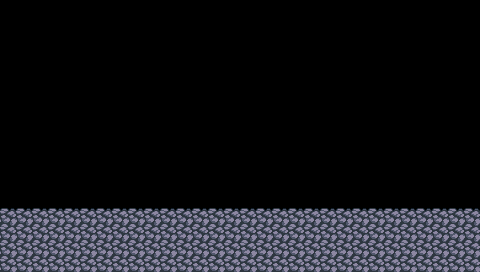

A 2D game scene composited from a Tiled map and its tileset images. What follows is a short description and the map's XML, with every tile layer's data as written:
An orthogonal 30x17 tile map with 16x16 px tiles, 2 tile layers (crystal, cobblestone).

<map version="1.0" tiledversion="1.1.1" orientation="orthogonal" renderorder="right-down" width="30" height="17" tilewidth="16" tileheight="16" infinite="0" nextobjectid="1">
 <tileset firstgid="1" source="../../tiles/cobblestone.tsx" />
 <layer name="crystal" width="30" height="17">
  <data encoding="csv">
0,0,0,0,0,0,0,0,0,0,0,0,0,0,0,0,0,0,0,0,0,0,0,0,0,0,0,0,0,0,
0,0,0,0,0,0,0,0,0,0,0,0,0,0,0,0,0,0,0,0,0,0,0,0,0,0,0,0,0,0,
0,0,0,0,0,0,0,0,0,0,0,0,0,0,0,0,0,0,0,0,0,0,0,0,0,0,0,0,0,0,
0,0,0,0,0,0,0,0,0,0,0,0,0,0,0,0,0,0,0,0,0,0,0,0,0,0,0,0,0,0,
0,0,0,0,0,0,0,0,0,0,0,0,0,0,0,0,0,0,0,0,0,0,0,0,0,0,0,0,0,0,
0,0,0,0,0,0,0,0,0,0,0,0,0,0,0,0,0,0,0,0,0,0,0,0,0,0,0,0,0,0,
0,0,0,0,0,0,0,0,0,0,0,0,0,0,0,0,0,0,0,0,0,0,0,0,0,0,0,0,0,0,
0,0,0,0,0,0,0,0,0,0,0,0,0,0,0,0,0,0,0,0,0,0,0,0,0,0,0,0,0,0,
0,0,0,0,0,0,0,0,0,0,0,0,0,0,0,0,0,0,0,0,0,0,0,0,0,0,0,0,0,0,
0,0,0,0,0,0,0,0,0,0,0,0,0,0,0,0,0,0,0,0,0,0,0,0,0,0,0,0,0,0,
0,0,0,0,0,0,0,0,0,0,0,0,0,0,0,0,0,0,0,0,0,0,0,0,0,0,0,0,0,0,
0,0,0,0,0,0,0,0,0,0,0,0,0,0,0,0,0,0,0,0,0,0,0,0,0,0,0,0,0,0,
0,0,0,0,0,0,0,0,0,0,0,0,0,0,0,0,0,0,0,0,0,0,0,0,0,0,0,0,0,0,
0,0,0,0,0,0,0,0,0,0,0,0,0,0,0,0,0,0,0,0,0,0,0,0,0,0,0,0,0,0,
0,0,0,0,0,0,0,0,0,0,0,0,0,0,0,0,0,0,0,0,0,0,0,0,0,0,0,0,0,0,
0,0,0,0,0,0,0,0,0,0,0,0,0,0,0,0,0,0,0,0,0,0,0,0,0,0,0,0,0,0,
0,0,0,0,0,0,0,0,0,0,0,0,0,0,0,0,0,0,0,0,0,0,0,0,0,0,0,0,0,0
</data>
 </layer>
 <layer name="cobblestone" width="30" height="17">
  <data encoding="csv">
0,0,0,0,0,0,0,0,0,0,0,0,0,0,0,0,0,0,0,0,0,0,0,0,0,0,0,0,0,0,
0,0,0,0,0,0,0,0,0,0,0,0,0,0,0,0,0,0,0,0,0,0,0,0,0,0,0,0,0,0,
0,0,0,0,0,0,0,0,0,0,0,0,0,0,0,0,0,0,0,0,0,0,0,0,0,0,0,0,0,0,
0,0,0,0,0,0,0,0,0,0,0,0,0,0,0,0,0,0,0,0,0,0,0,0,0,0,0,0,0,0,
0,0,0,0,0,0,0,0,0,0,0,0,0,0,0,0,0,0,0,0,0,0,0,0,0,0,0,0,0,0,
0,0,0,0,0,0,0,0,0,0,0,0,0,0,0,0,0,0,0,0,0,0,0,0,0,0,0,0,0,0,
0,0,0,0,0,0,0,0,0,0,0,0,0,0,0,0,0,0,0,0,0,0,0,0,0,0,0,0,0,0,
0,0,0,0,0,0,0,0,0,0,0,0,0,0,0,0,0,0,0,0,0,0,0,0,0,0,0,0,0,0,
0,0,0,0,0,0,0,0,0,0,0,0,0,0,0,0,0,0,0,0,0,0,0,0,0,0,0,0,0,0,
0,0,0,0,0,0,0,0,0,0,0,0,0,0,0,0,0,0,0,0,0,0,0,0,0,0,0,0,0,0,
0,0,0,0,0,0,0,0,0,0,0,0,0,0,0,0,0,0,0,0,0,0,0,0,0,0,0,0,0,0,
0,0,0,0,0,0,0,0,0,0,0,0,0,0,0,0,0,0,0,0,0,0,0,0,0,0,0,0,0,0,
0,0,0,0,0,0,0,0,0,0,0,0,0,0,0,0,0,0,0,0,0,0,0,0,0,0,0,0,0,0,
7,7,7,7,7,7,7,7,7,7,7,7,7,7,7,7,7,7,7,7,7,7,7,7,7,7,7,7,7,7,
11,11,11,11,11,11,11,11,11,11,11,11,11,11,11,11,11,11,11,11,11,11,11,11,11,11,11,11,11,11,
11,11,11,11,11,11,11,11,11,11,11,11,11,11,11,11,11,11,11,11,11,11,11,11,11,11,11,11,11,11,
11,11,11,11,11,11,11,11,11,11,11,11,11,11,11,11,11,11,11,11,11,11,11,11,11,11,11,11,11,11
</data>
 </layer>
</map>
